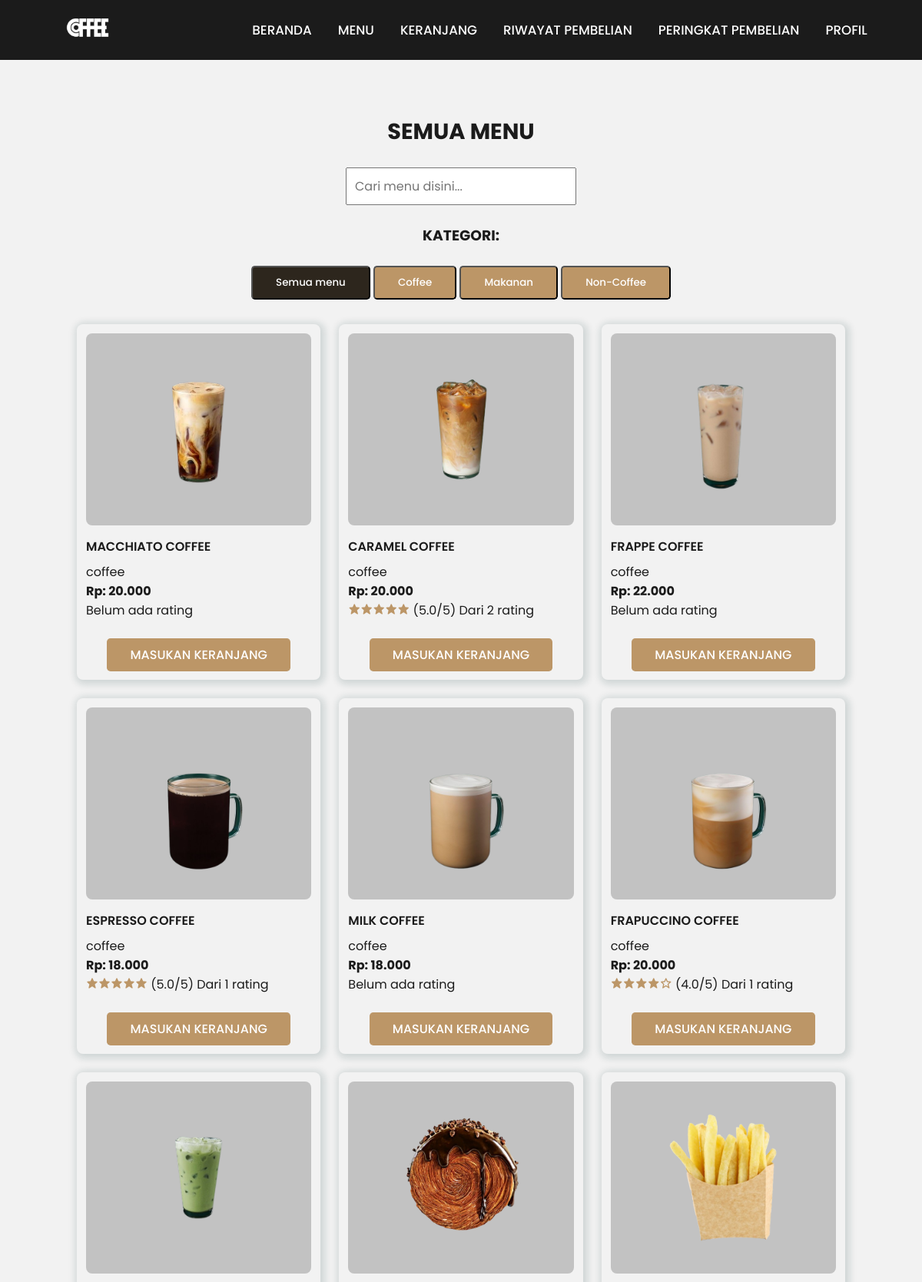
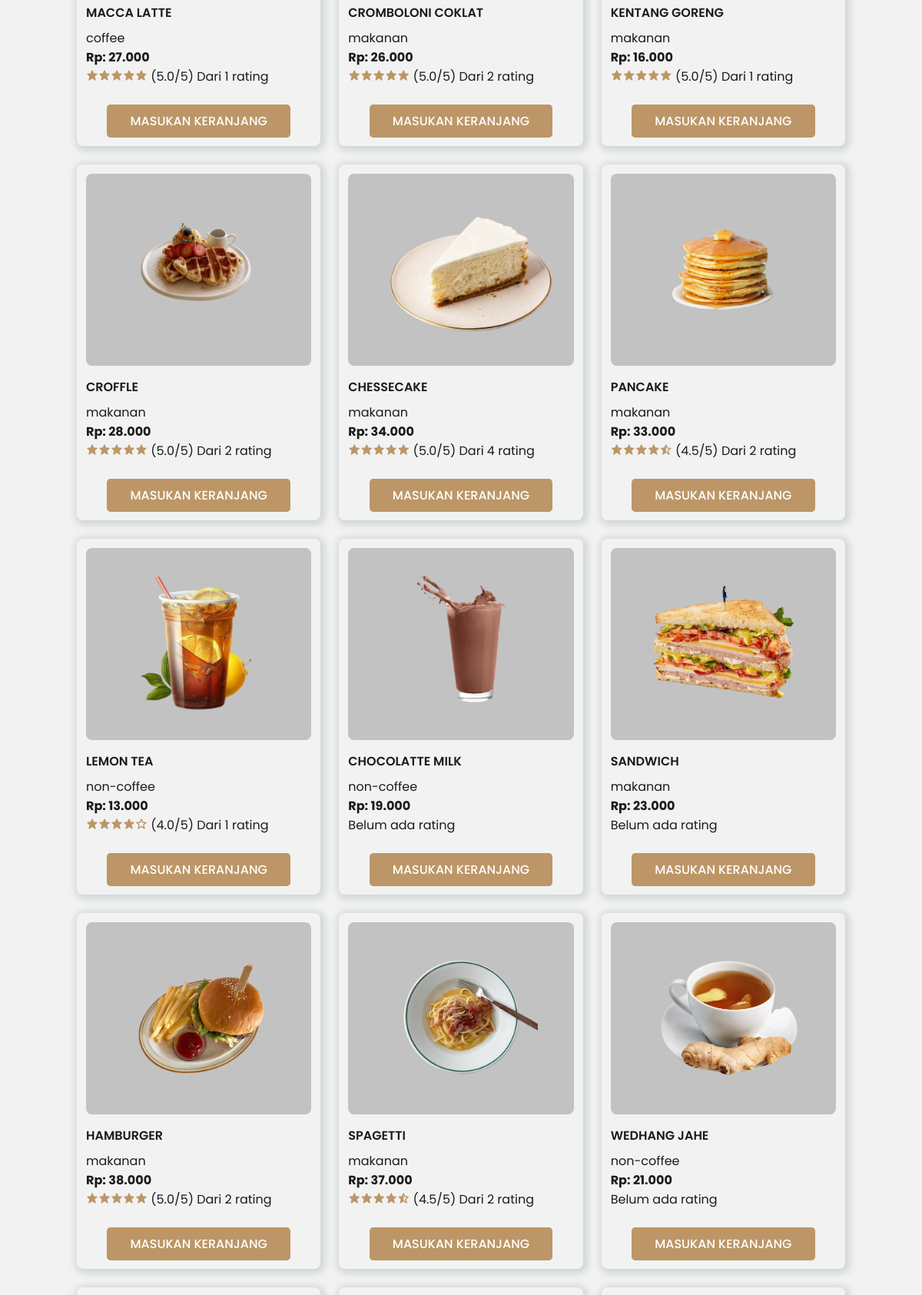
Screenshot of /user/produk.php (upper part) with the database file from the repository (2 pictures, top to bottom).
### tables this page shows
CREATE TABLE `products` (
  `id_produk` int(11) NOT NULL,
  `nama_produk` varchar(30) NOT NULL,
  `harga_produk` varchar(11) NOT NULL,
  `gambar_produk` varchar(255) DEFAULT NULL,
  `kategori` varchar(30) DEFAULT NULL,
  `deskripsi` varchar(1000) DEFAULT NULL
);

### user/produk.php (the view, shortened to what this page needs)
<!DOCTYPE html>
<html lang="en">
<head>
    <link rel="stylesheet" href="index1.css">
    <link rel="stylesheet" href="https://unpkg.com/boxicons@latest/css/boxicons.min.css">
</head>
<body>
    <header>
        <a href="#" class="logo">
            <img src="img/logo.png" alt="">
        </a>
        <ul class="navbar">
            <li><a href="index.php">Beranda</a></li>
            <li><a href="produk.php">menu</a></li>
            <li><a href="keranjang.php">Keranjang</a></li>
            <li><a href="riwayatbeli.php">riwayat pembelian</a></li>
            <li><a href="peringkat.php">Peringkat pembelian</a></li>
            <li><a href="profil.php">Profil</a></li>
        </ul>
    </header>
    <section class="products" id="products">
        <br><br><br><br>
        <div class="heading">
            <h2>SEMUA MENU</h2>
        </div><br>
        <div class="search" id="search">
            <input type="search" id="search-input" placeholder="Cari menu disini..."> <br><br>
            <h3>KATEGORI:</h3><br>
            <button class="btn active" data-filter="all">Semua menu</button>
            <button class="btn" data-filter="coffee">Coffee</button>
            <button class="btn" data-filter="makanan">Makanan</button>
            <button class="btn" data-filter="non-coffee">Non-Coffee</button>
        </div>
        <div class="products-container" id="products-container">
            <?php
            include '../koneksi.php';
            $query_mysql = "
                SELECT p.id_produk, p.nama_produk, p.kategori, p.harga_produk, p.gambar_produk,
                       AVG(t.rating) as avg_rating, COUNT(t.rating) as rating_count
                FROM products p
                LEFT JOIN transaksi t ON p.id_produk = t.id_produk
                GROUP BY p.id_produk, p.nama_produk, p.kategori, p.harga_produk, p.gambar_produk
            ";
            $result = mysqli_query($mysqli, $query_mysql) or die(mysqli_error($mysqli));
            while($data = mysqli_fetch_array($result)) {
            ?>
            <div class="box" data-category="<?php echo strtolower($data['kategori']); ?>">
        <a href="detailproduk.php?id=<?php echo $data['id_produk']; ?>">
            <img src="../admin/img/<?php echo $data["gambar_produk"]; ?>" width="200" title="<?php echo $data['gambar_produk']; ?>">
            <h3><?php echo htmlspecialchars($data['nama_produk']); ?></h3>
        </a>
        <p><?php echo htmlspecialchars($data['kategori']); ?></p>
        <h4>Rp: <?php echo number_format($data['harga_produk'], 0, ',', '.'); ?></h4>
        <?php
        if (!is_null($data['avg_rating'])) {
            $rating = $data['avg_rating'];
            $rating_count = $data['rating_count'];
            $full_stars = floor($rating);
            $half_star = ceil($rating - $full_stars);
            $empty_stars = 5 - $full_stars - $half_star;
            echo "<p> ";
            for ($i = 0; $i < $full_stars; $i++) {
                echo "<i class='bx bxs-star'></i>";
            }
            if ($half_star) {
                echo "<i class='bx bxs-star-half'></i>";
            }
            for ($i = 0; $i < $empty_stars; $i++) {
                echo "<i class='bx bx-star'></i>";
            }
            echo " (" . number_format($rating, 1) . "/5) " . "Dari ". $rating_count . " rating" . "</p>" ;
        } else {
            echo "<p>Belum ada rating</p>";
        }
        ?>
        <br>
        <div class="content">
            <h3><a href="keranjang.php?id=<?php echo $data['id_produk']; ?>" class="btn">Masukan Keranjang</a></h3>
        </div>
    </div>
    <?php } ?>
    </div>
        <br><br>
    </section>
</body>
</html>

### user/index1.css (style rules this page uses)
* { font-family: 'Poppins', sans-serif; margin: 0; padding: 0; box-sizing: border-box; scroll-padding-top: 4rem; scroll-behavior: smooth; list-style: none; text-decoration: none; }
:root { --main-color: #bc9667; --second-color: #edeae3; --text-color: #1b1b1b; --bg-color: #fff; --box-shadow: 2px 2px 10px 4px rgb(14 55 54 / 15%); }
section { padding: 50px 100px; }
img { width: 100%; }
body { color: var(--text-color); }
header { position: fixed; width: 100%; top: 0; right: 0; z-index: 10000; display: flex; justify-content: space-around; align-items: center; padding: 18px 20px; transition: 0.5s linear; }
.logo img { width: 120px; }
.navbar { display: flex; }
.navbar a { padding: 8px 17px; color: var(--bg-color); font-size: 1.05rem; text-transform: uppercase; font-weight: 500; }
.btn { padding: 10px 30px; border-radius: 0.3rem; background: var(--main-color); color: var(--bg-color); font-weight: 500; }
.heading { text-align: center; }
.heading h2 { font-size: 1.8rem; text-transform: uppercase; }
.products { background-color: #f2f2f2; }
.products-container { display: grid; grid-template-columns: repeat(auto-fit, minmax(280px, auto)); gap: 1.5rem; margin-top: 2rem; }
.products-container .box { position: relative; padding: 12px; display: flex; flex-direction: column; justify-content: center; border-radius: 0.5rem; box-shadow: var(--box-shadow); }
.products-container img { width: 100%; height: 250px; object-fit: contain; object-position:center; padding: 25px; background: #c2c2c2; border-radius: 0.5rem; }
.products-container .box h3 { font-size: 1rem; font-weight: 600; text-transform: uppercase; margin: 0.5rem 0 0.5rem; color: var(--text-color); }
.products-container .box .content { display: flex; align-items: center; justify-content: space-around; }
.bxs-star, .bxs-star-half, .bx-star { color: var(--main-color); }
.search { margin-bottom: 20px; text-align: center; border-radius: 8px; }
.search input { width: 300px; padding: 10px; font-size: 16px; }
.btn.active { background-color: #2d261d; color: white; }

### user/produk.php (style rules this page uses)
header { background-color: #1b1b1b; }

### rows the page displays
products: gambar_produk (picture), nama_produk "MACCHIATO COFFEE", kategori "coffee", harga_produk "20.000", shows "Belum ada rating"
products: gambar_produk (picture), nama_produk "CARAMEL COFFEE", kategori "coffee", harga_produk "20.000", rating "5.0", rating_count "2"
products: gambar_produk (picture), nama_produk "FRAPPE COFFEE", kategori "coffee", harga_produk "22.000", shows "Belum ada rating"
products: gambar_produk (picture), nama_produk "ESPRESSO COFFEE", kategori "coffee", harga_produk "18.000", rating "5.0", rating_count "1"
products: gambar_produk (picture), nama_produk "MILK COFFEE", kategori "coffee", harga_produk "18.000", shows "Belum ada rating"
products: gambar_produk (picture), nama_produk "FRAPUCCINO COFFEE", kategori "coffee", harga_produk "20.000", rating "4.0", rating_count "1"
products: gambar_produk (picture), nama_produk "MACCA LATTE", kategori "coffee", harga_produk "27.000", rating "5.0", rating_count "1"
products: gambar_produk (picture), nama_produk "CROMBOLONI COKLAT", kategori "makanan", harga_produk "26.000", rating "5.0", rating_count "2"
products: gambar_produk (picture), nama_produk "KENTANG GORENG", kategori "makanan", harga_produk "16.000", rating "5.0", rating_count "1"
products: gambar_produk (picture), nama_produk "CROFFLE", kategori "makanan", harga_produk "28.000", rating "5.0", rating_count "2"
products: gambar_produk (picture), nama_produk "CHESSECAKE", kategori "makanan", harga_produk "34.000", rating "5.0", rating_count "4"
products: gambar_produk (picture), nama_produk "PANCAKE", kategori "makanan", harga_produk "33.000", rating "4.5", rating_count "2"
products: gambar_produk (picture), nama_produk "LEMON TEA", kategori "non-coffee", harga_produk "13.000", rating "4.0", rating_count "1"
products: gambar_produk (picture), nama_produk "CHOCOLATTE MILK", kategori "non-coffee", harga_produk "19.000", shows "Belum ada rating"
products: gambar_produk (picture), nama_produk "SANDWICH", kategori "makanan", harga_produk "23.000", shows "Belum ada rating"
products: gambar_produk (picture), nama_produk "HAMBURGER", kategori "makanan", harga_produk "38.000", rating "5.0", rating_count "2"
products: gambar_produk (picture), nama_produk "SPAGETTI", kategori "makanan", harga_produk "37.000", rating "4.5", rating_count "2"
products: gambar_produk (picture), nama_produk "WEDHANG JAHE", kategori "non-coffee", harga_produk "21.000", shows "Belum ada rating"
